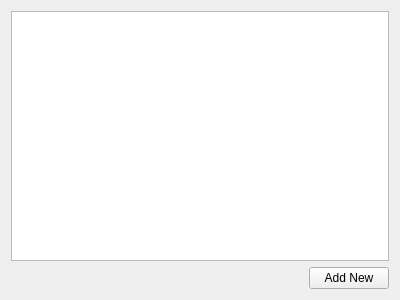
<?xml version="1.0" encoding="UTF-8"?>
<ui version="4.0">
 <class>department_tab</class>
 <widget class="QWidget" name="department_tab">
  <property name="geometry">
   <rect>
    <x>0</x>
    <y>0</y>
    <width>400</width>
    <height>300</height>
   </rect>
  </property>
  <property name="windowTitle">
   <string>Form</string>
  </property>
  <layout class="QVBoxLayout" name="verticalLayout">
   <item>
    <widget class="QTableView" name="tableView"/>
   </item>
   <item>
    <layout class="QHBoxLayout" name="horizontalLayout">
     <item>
      <spacer name="horizontalSpacer">
       <property name="orientation">
        <enum>Qt::Horizontal</enum>
       </property>
       <property name="sizeHint" stdset="0">
        <size>
         <width>40</width>
         <height>20</height>
        </size>
       </property>
      </spacer>
     </item>
     <item>
      <widget class="QPushButton" name="pushButton">
       <property name="text">
        <string>Add New</string>
       </property>
      </widget>
     </item>
    </layout>
   </item>
  </layout>
 </widget>
 <resources/>
 <connections/>
</ui>
